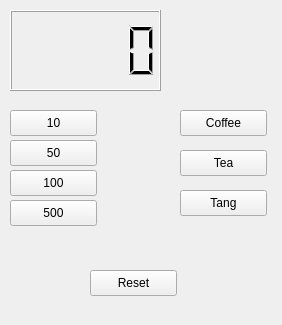
<?xml version="1.0" encoding="UTF-8"?>
<ui version="4.0">
 <class>Widget</class>
 <widget class="QWidget" name="Widget">
  <property name="geometry">
   <rect>
    <x>0</x>
    <y>0</y>
    <width>282</width>
    <height>325</height>
   </rect>
  </property>
  <property name="windowTitle">
   <string>Widget</string>
  </property>
  <widget class="QLCDNumber" name="lcdNumber">
   <property name="geometry">
    <rect>
     <x>10</x>
     <y>10</y>
     <width>151</width>
     <height>81</height>
    </rect>
   </property>
  </widget>
  <widget class="QPushButton" name="pbCoin10">
   <property name="geometry">
    <rect>
     <x>10</x>
     <y>110</y>
     <width>87</width>
     <height>26</height>
    </rect>
   </property>
   <property name="text">
    <string>10</string>
   </property>
  </widget>
  <widget class="QPushButton" name="pbCoin50">
   <property name="geometry">
    <rect>
     <x>10</x>
     <y>140</y>
     <width>87</width>
     <height>26</height>
    </rect>
   </property>
   <property name="text">
    <string>50</string>
   </property>
  </widget>
  <widget class="QPushButton" name="pbCoin100">
   <property name="geometry">
    <rect>
     <x>10</x>
     <y>170</y>
     <width>87</width>
     <height>26</height>
    </rect>
   </property>
   <property name="text">
    <string>100</string>
   </property>
  </widget>
  <widget class="QPushButton" name="pbCoin500">
   <property name="geometry">
    <rect>
     <x>10</x>
     <y>200</y>
     <width>87</width>
     <height>26</height>
    </rect>
   </property>
   <property name="text">
    <string>500</string>
   </property>
  </widget>
  <widget class="QPushButton" name="pbCoffee">
   <property name="geometry">
    <rect>
     <x>180</x>
     <y>110</y>
     <width>87</width>
     <height>26</height>
    </rect>
   </property>
   <property name="text">
    <string>Coffee</string>
   </property>
  </widget>
  <widget class="QPushButton" name="pbTea">
   <property name="geometry">
    <rect>
     <x>180</x>
     <y>150</y>
     <width>87</width>
     <height>26</height>
    </rect>
   </property>
   <property name="text">
    <string>Tea</string>
   </property>
  </widget>
  <widget class="QPushButton" name="pbTang">
   <property name="geometry">
    <rect>
     <x>180</x>
     <y>190</y>
     <width>87</width>
     <height>26</height>
    </rect>
   </property>
   <property name="text">
    <string>Tang</string>
   </property>
  </widget>
  <widget class="QPushButton" name="pbReset">
   <property name="geometry">
    <rect>
     <x>90</x>
     <y>270</y>
     <width>87</width>
     <height>26</height>
    </rect>
   </property>
   <property name="text">
    <string>Reset</string>
   </property>
  </widget>
 </widget>
 <resources/>
 <connections/>
</ui>
